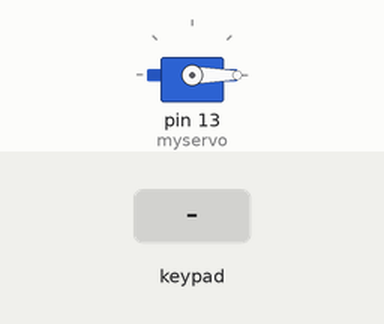
Recording of a sketch running on a simulated Arduino Uno, built with avr-gcc and run on an emulated ATmega328P. On the bench: servo. The test bench sets the inputs (shaded band). What the sketch prints to the serial monitor is not drawn.

Above: at 1.4 s.
1.5 s: keypad keys 1 2 3 4 A pressed 0.4 s apart
At 4.6 s:
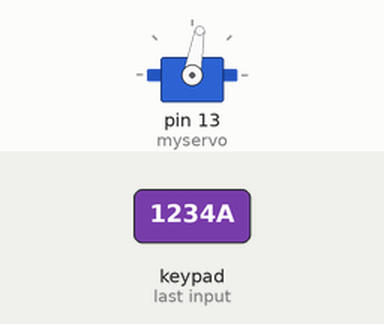
5.0 s: key 'A' pressed
8.0 s: key 'C' pressed
10.4 s: keypad keys 2 3 4 5 # pressed 0.4 s apart
13.9 s: key '*' pressed
15.4 s: keypad keys 1 2 3 4 D pressed 0.4 s apart
Timing chart, 0 to 18.4 s (numbered marks = the images above; inputs shaded):
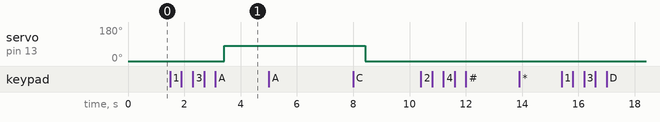

The sketch:

keypad_password_servo.ino
```cpp
/* ==================================================================================
 File:      keypad_password_servo.ino
 Author:	Camilo Nuñez Fernandez
                camilo.nunez@cnf.cl
 Description: A control access with password, 4x4 keypad and a servo, for Arduino.
 ==================================================================================
 //  Ver | dd mmm yyyy | Author  | Description
 // =====|=============|=========|=====================================================
 // 1.0 | 17 Jul 2012  |   CNF   | First release
 // ==================================================================================
 // 1.1 | 12 Ago 2014  |   CNF   | Second Version, compatible with Arduino 1.0
 // ==================================================================================*/

#include <Password.h> //http://playground.arduino.cc/uploads/Code/Password.zip use password library
#include <Keypad.h> //http://www.arduino.cc/playground/uploads/Code/Keypad.zip  //tells to use keypad library
#include <Servo.h> //tells to use servo library


Servo myservo; //declares servo
Password password = Password( "1234" ); //password to unlock box, can be changed

const byte ROWS = 4; // Four rows
const byte COLS = 4; // columns
// Define the Keymap
char keys[ROWS][COLS] = {
{'1','2','3','A'},
{'4','5','6','B'},
{'7','8','9','C'},
{'*','0','#','D'}
};
// Connect keypad ROW0, ROW1, ROW2 and ROW3 to these Arduino pins.
byte rowPins[ROWS] = { 2,3,4,5 };// Connect keypad COL0, COL1 and COL2 to these Arduino pins.
byte colPins[COLS] = { 6,7,8,9 };


// Create the Keypad
Keypad keypad = Keypad( makeKeymap(keys), rowPins, colPins, ROWS, COLS );

void setup(){
  Serial.begin(9600);
  Serial.write(254);
  Serial.write(0x01);
  delay(200);
 // pinMode(11, OUTPUT);  //green light
  //pinMode(12, OUTPUT);  //red light
  myservo.attach(13); //servo on digital pin 9 //servo
  keypad.addEventListener(keypadEvent); //add an event listener for this keypad
  }

void loop(){
  keypad.getKey();
  myservo.write(0);
  }
  //take care of some special events
  void keypadEvent(KeypadEvent eKey){
  switch (keypad.getState()){
  case PRESSED:

  Serial.print("Enter: ");
  Serial.println(eKey);
  delay(10);

  Serial.write(254);

  switch (eKey){
    case 'A': checkPassword(); delay(1); break;

    case 'B': password.reset(); delay(1); break;

     default: password.append(eKey); delay(1);
}
}
}
void checkPassword(){

if (password.evaluate()){  //if password is right open box

    Serial.println("Accepted");
    Serial.write(254);delay(300);
    //Add code to run if it works
    myservo.write(80); //160deg

       // digitalWrite(11, HIGH);//turn on
    delay(5000); //wait 5 seconds
   // digitalWrite(11, LOW);// turn off
   password.reset();


}else{
    Serial.println("Denied"); //if passwords wrong keep box locked
    Serial.write(254);delay(10);
    //add code to run if it did not work
    myservo.write(0);
  //  digitalWrite(12, HIGH); //turn on
    delay(500); //wait 5 seconds
   // digitalWrite(12, LOW);//turn off*/
   password.reset();

}
}
```

Measured:
- after the input at 1.5 s, servo on pin 13 (myservo): 0° → 80° after 1.9 s
- after the input at 5.0 s, every drawn part: stays the same
- after the input at 10.4 s, every drawn part: stays the same
- after the input at 13.9 s, every drawn part: stays the same
- after the input at 15.4 s, every drawn part: stays the same
